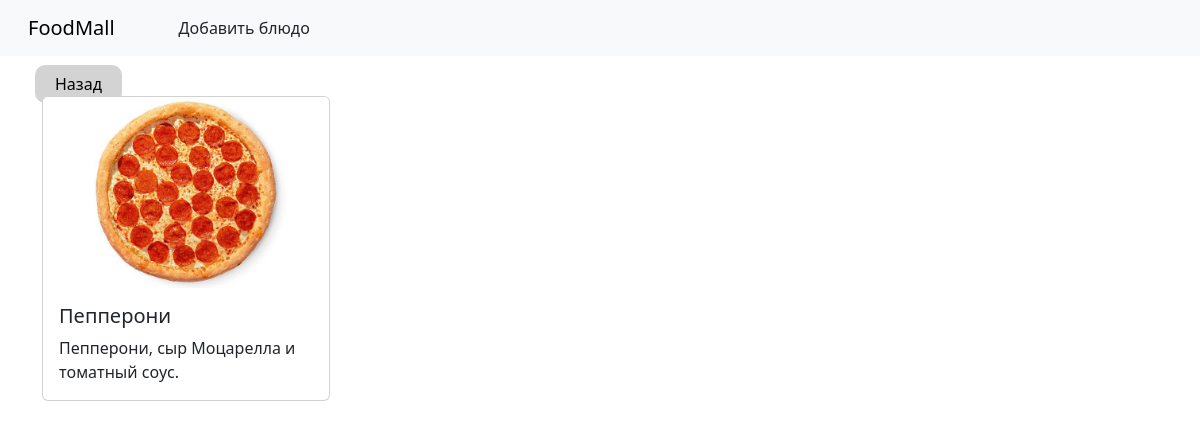
/dish/pepperoni/, run on the app's committed database.
### restaurant_app/models.py (models this page shows, shortened)
class Dish(models.Model):
    name = models.CharField(max_length=255, verbose_name='Название блюда')
    slug = models.SlugField(max_length=255, unique=True, db_index=True, verbose_name='URL')
    photo = models.ImageField(upload_to="photos/%Y/%m/%d/", default='defaults/default-images.jpg', verbose_name='Картинка')
    description = models.TextField(blank=True, verbose_name='Описание')
    price = models.PositiveIntegerField(verbose_name='Цена')
    category = models.ForeignKey('Category', on_delete=models.PROTECT, verbose_name='Категория')
    class Meta:
        verbose_name = 'Блюдо'
        verbose_name_plural = 'Блюда'
        ordering = ['name']

### restaurant_app/views.py (the view)
# urls.py: path('dish/<slug:dish_slug>/', DishView.as_view(), name='dish'),
class DishView(DetailView):
    model = Dish
    template_name = 'restaurant_app/dish.html'
    context_object_name = 'dish'
    slug_url_kwarg = 'dish_slug'

### restaurant_app/templates/restaurant_app/dish.html
{% extends 'restaurant_app/base.html' %}
{% load static %}
{% block content %}
  <div class="back-link-div">
    <a class="back-link" href="{{ request.META.HTTP_REFERER }}">Назад</a>
  </div>
  <div class="container">
    <div class="card justify-content-center" style="width: 18rem;">
      <img src="{{ dish.photo.url }}" class="card-img-top" alt="...">
      <div class="card-body">
        <h5 class="card-title">
          {{ dish.name }}
        </h5>
        <p class="card-text">
          {{ dish.description }}
        </p>
      </div>
    </div>
  </div>
{% endblock content %}

### restaurant_app/static/restaurant_app/css/styles.css (style rules this page uses)
.back-link { margin: 35px; color: black; text-decoration:none; background-color: lightgray; border-radius: 10px; padding: 8px 20px; }

### data on the page
Dish: photo (picture), name "Пепперони", description "Пепперони, сыр Моцарелла и томатный соус."
